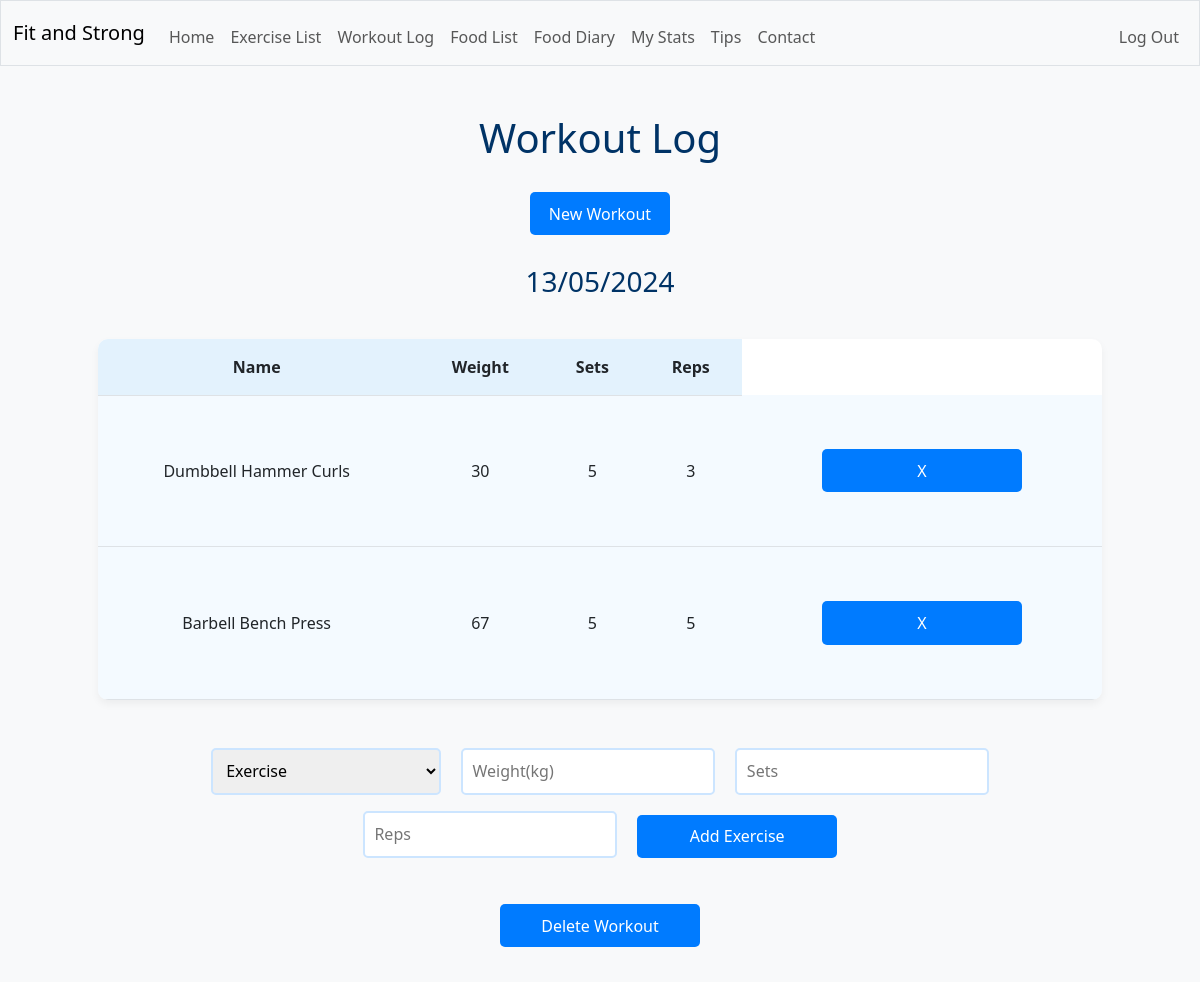
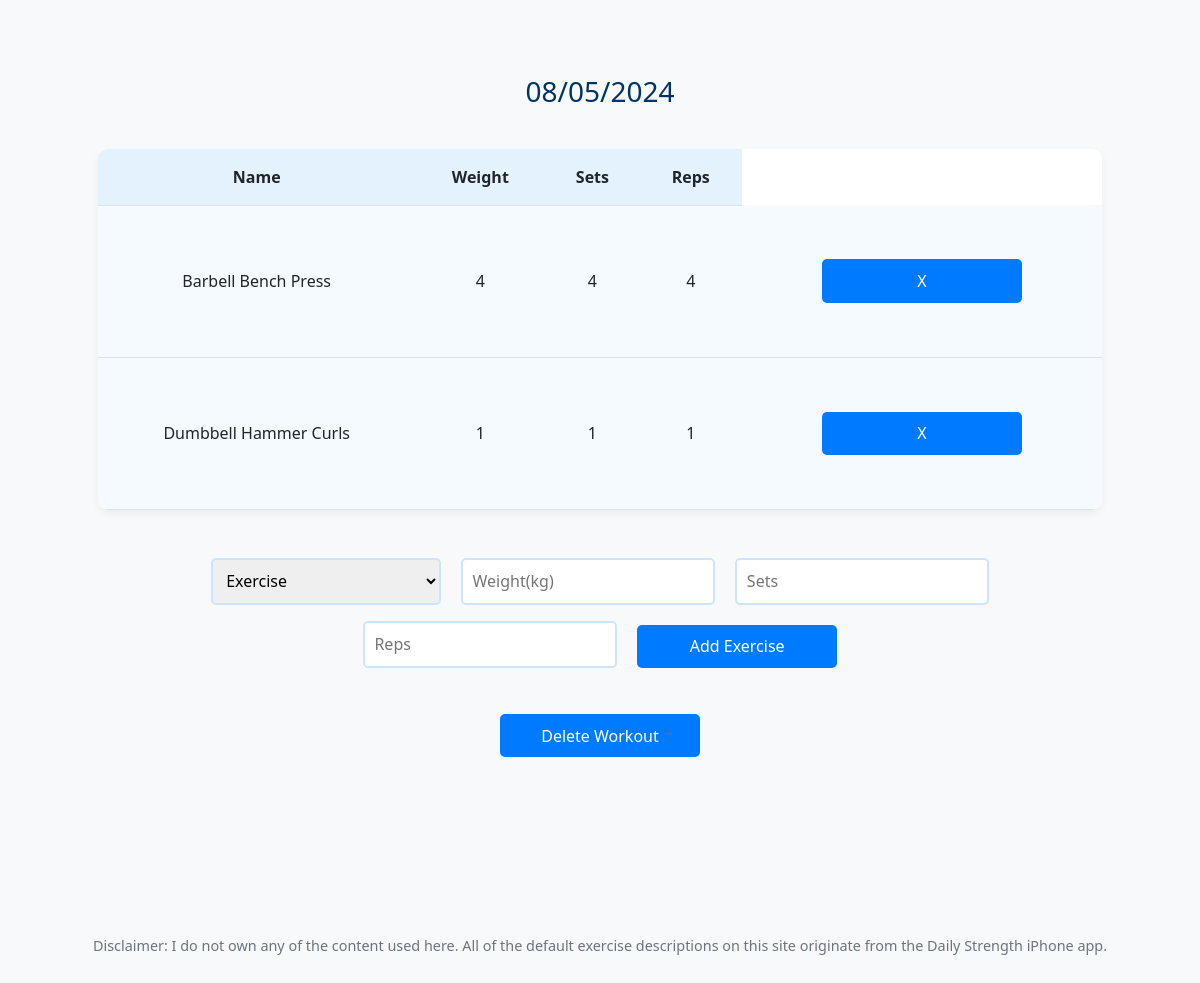
/workoutlog (signed in), run on the app's committed database (2 pictures, top to bottom).
### tables this page shows
CREATE TABLE "workouts" (
  "id" INTEGER,
  "date" TEXT NOT NULL,
  "user_id" TEXT NOT NULL,
  PRIMARY KEY("id")
);

CREATE TABLE "exercise_instances" (
  "id" INTEGER,
  "workout_id" INTEGER,
  "exercise_name" TEXT NOT NULL,
  "weight_kg" INTEGER,
  "sets" INTEGER,
  "reps" INTEGER,
  PRIMARY KEY("id"),
  FOREIGN KEY("workout_id") REFERENCES "workouts"("id") ON DELETE CASCADE
);

### app.py (the view)
@app.route("/workoutlog", methods=["GET", "POST"])
@login_required
def workoutlog():
  if request.method == "POST":
    username = db.execute(
        """SELECT username FROM users
        WHERE id = ?;""",
        session["user_id"]
    )
    try:
      db.execute(
        """INSERT INTO "workouts" ("date", "user_id")
        VALUES (?, ?);""",
        date.today().strftime("%d/%m/%Y"), session["user_id"]
      )
      return redirect("/workoutlog")
    except ValueError:
       return error("only one workout can be entered per day", 400)
  else:
    exercises = db.execute("SELECT * FROM exercises;")
    workouts = db.execute("SELECT * FROM workouts WHERE user_id = ? ORDER BY date DESC;", session["user_id"])
    exercise_instances = db.execute("SELECT * FROM exercise_instances;")
    return render_template("workoutlog.html", workouts=workouts, exercise_instances = exercise_instances, exercises=exercises)

### app.py (called while the page is built)
def login_required(f):
    @wraps(f)
    def decorated_function(*args, **kwargs):
        if session.get("user_id") is None:
            return redirect("/login")
        return f(*args, **kwargs)
    return decorated_function

### templates/workoutlog.html (shortened to what this page needs)
{% extends "layout.html" %}
{% block main %}
  <h1>Workout Log</h1>
  <form action="/workoutlog" method="post">
    <button type="submit">New Workout</button>
  </form>
    {% for workout in workouts %}
    <h3>{{ workout.date }}</h3>
    <table>
      <thead>
          <tr>
              <th>Name</th>
              <th>Weight</th>
              <th>Sets</th>
              <th>Reps</th>
          </tr>
      </thead>
      <tbody>
        {% for instance in exercise_instances %}
        {% if instance.workout_id == workout.id %}
        <tr>
          <td>{{ instance.exercise_name }}</td>
          <td>{{ instance.weight_kg }}</td>
          <td>{{ instance.sets }}</td>
          <td>{{ instance.reps }}</td>
          <td>
            <form action="/deleteexerciseinstance/{{ instance.id }}" method="post">
            <input class="btn" type="submit" name="delete" value="X">
            </form>
          </td>
        </tr>
        {% endif %}
      </tbody>
      {% endfor %}
    </table>
    <form action="/addexercise/{{ workout.id }}" method="post">
      <select name="exercise-name">
        <option disabled selected value="">Exercise</option>
        </select>
      <input autocomplete="off" name="weight" placeholder="Weight(kg)" type="number">
      <input autocomplete="off" name="sets" placeholder="Sets" type="number">
      <input autocomplete="off" name="reps" placeholder="Reps" type="number">
      <input class="btn" type="submit" name="add" value="Add Exercise">
    </form>
    <form action="/deleteworkout/{{ workout.id }}" method="post">
      <input class="btn" type="submit" name="delete" value="Delete Workout">
    </form>
    <br><br><br>
    {% endfor %}
{% endblock %}

### templates/layout.html (shortened to what this page needs)
<!DOCTYPE html>
<html lang="en">
    <head>
        <link href="https://cdn.jsdelivr.net/npm/bootstrap@5.3.2/dist/css/bootstrap.min.css" rel="stylesheet">
        <link href="../static/style.css" rel="stylesheet">
    </head>
    <body>
        <nav class="bg-light border navbar navbar-expand-md navbar-light">
            <div class="container-fluid">
                <a class="navbar-brand" href="/">Fit and Strong</a>
                <div class="collapse navbar-collapse" id="navbar">
                    {% if session["user_id"] %}
                        <ul class="navbar-nav me-auto mt-2">
                            <li class="nav-item"><a class="nav-link" href="/">Home</a></li>
                            <li class="nav-item"><a class="nav-link" href="/exerciselist">Exercise List</a></li>
                            <li class="nav-item"><a class="nav-link" href="/workoutlog">Workout Log</a></li>
                            <li class="nav-item"><a class="nav-link" href="/foodlist">Food List</a></li>
                            <li class="nav-item"><a class="nav-link" href="/fooddiary">Food Diary</a></li>
                            <li class="nav-item"><a class="nav-link" href="/mystats">My Stats</a></li>
                            <li class="nav-item"><a class="nav-link" href="/tips">Tips</a></li>
                            <li class="nav-item"><a class="nav-link" href="/contact">Contact</a></li>
                        </ul>
                        <ul class="navbar-nav ms-auto mt-2">
                            <li class="nav-item"><a class="nav-link" href="/logout">Log Out</a></li>
                        </ul>
                    {% else %}
                        <ul class="navbar-nav ms-auto mt-2">
                            <li class="nav-item"><a class="nav-link" href="/register">Register</a></li>
                            <li class="nav-item"><a class="nav-link" href="/login">Log In</a></li>
                        </ul>
                    {% endif %}
                </div>
            </div>
        </nav>
      <main class="container py-5 text-center">
          {% block main %}{% endblock %}
      </main>
      <footer class="mb-5">
        <p>Disclaimer: I do not own any of the content used here. All of the default exercise descriptions on this site originate from the Daily Strength iPhone app.</p>
      </footer>
    </body>
</html>

### static/style.css (style rules this page uses)
body { font-family: "Segoe UI", Tahoma, Geneva, Verdana, sans-serif; background-color: #f8f9fa; color: #212529; margin: 0; padding: 0; }
h1, h2, h3 { color: #003366; }
a { text-decoration: none; color: #007bff; }
table { border-collapse: collapse; margin: 40px auto; width: 90%; background-color: #ffffff; box-shadow: 0 4px 8px rgba(0, 0, 0, 0.05); border-radius: 10px; overflow: hidden; }
thead { background-color: #e3f2fd; font-weight: bold; }
th, td { padding: 1rem; text-align: center; border-bottom: 1px solid #dee2e6; }
tbody tr:nth-of-type(odd) { background-color: rgba(233, 245, 255, 0.5); }
form { margin: 30px auto; width: 90%; text-align: center; }
input, select { padding: 0.6rem; margin: 0.5rem; border: 2px solid #cce5ff; border-radius: 5px; font-size: 1rem; min-width: 200px; }
button, input[type="submit"] { background-color: #007bff; color: #fff; border: none; padding: 0.6rem 1.2rem; border-radius: 5px; font-size: 1rem; cursor: pointer; transition: background-color 0.3s ease; }
footer { text-align: center; padding: 20px 0; color: #6c757d; font-size: 0.9rem; }

### data on the page
workouts: date "13/05/2024"
exercise_instances: exercise_name "Dumbbell Hammer Curls", weight_kg "30", sets "5", reps "3"
exercise_instances: exercise_name "Barbell Bench Press", weight_kg "67", sets "5", reps "5"
workouts: date "08/05/2024"
exercise_instances: exercise_name "Barbell Bench Press", weight_kg "4", sets "4", reps "4"
exercise_instances: exercise_name "Dumbbell Hammer Curls", weight_kg "1", sets "1", reps "1"
